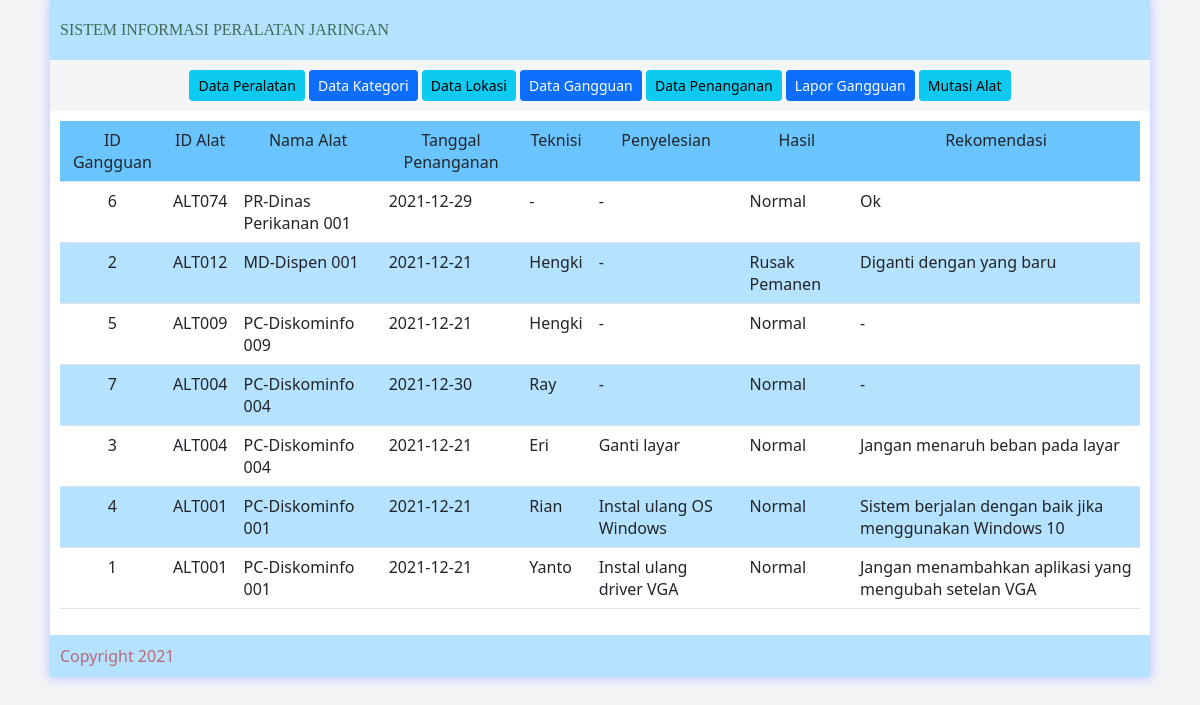
/penanganan, run on the app's committed database.
### tables this page shows
CREATE TABLE `tblpenanganan` (
  `id_penanganan` int(20) NOT NULL,
  `id_gangguan` char(20) NOT NULL,
  `tgl_penanganan` date NOT NULL,
  `teknisi` varchar(100) NOT NULL,
  `penyelesaian` text NOT NULL,
  `hasil` text NOT NULL,
  `rekomendasi` text NOT NULL
);

CREATE TABLE `tblgangguan` (
  `id_gangguan` int(20) NOT NULL,
  `id_alat` char(20) NOT NULL,
  `tgl_gangguan` date NOT NULL,
  `ciri` text NOT NULL,
  `deskripsi_gangguan` text NOT NULL,
  `status` char(20) NOT NULL
);

CREATE TABLE `tblalat` (
  `id_alat` char(20) NOT NULL,
  `id_kategori` char(20) NOT NULL,
  `id_lokasi` char(20) NOT NULL,
  `nama_peralatan` varchar(200) NOT NULL,
  `tahun_beli` date NOT NULL,
  `desc_alat` text NOT NULL,
  `jlh_port` text NOT NULL,
  `nama_wifi` varchar(200) NOT NULL,
  `pass_wifi` text NOT NULL,
  `frek_alat` text NOT NULL,
  `l_frek_alat` varchar(50) NOT NULL,
  `k_ram` text NOT NULL,
  `k_hardisk` text NOT NULL,
  `t_processor` text NOT NULL,
  `status_alat` char(20) NOT NULL
);

### view_data/penanganan.php (the view, shortened to what this page needs)
<?php
	$sql = mysqli_query($dblink,"SELECT * from tblpenanganan,tblalat,tblgangguan
		where tblpenanganan.id_gangguan = tblgangguan.id_gangguan and tblgangguan.id_alat = tblalat.id_alat
		order by tblalat.id_alat desc,tblpenanganan.id_penanganan desc");
		echo"<div class='table-responsive'><table class='table table-hover'>
			<tr bgcolor=#6ac5fe>
				<td align='center'>ID Gangguan</td>
				<td align='center'>ID Alat</td>
				<td align='center'>Nama Alat</td>
				<td align='center'>Tanggal Penanganan</td>
				<td align='center'>Teknisi</td>
				<td align='center'>Penyelesian</td>
				<td align='center'>Hasil</td>
				<td align='center'>Rekomendasi</td>";
	echo"		</tr>";
		$i =0;
		while ($r=mysqli_fetch_array($sql,MYSQLI_ASSOC)){
  		$i++ ;
			if(($i % 2)==0)
				$bg="#b5e2ff" ;
			else
				$bg= "#fff";
			$xidg = isset($r['id_gangguan']) ? $r['id_gangguan'] : '';
			$xtgl = isset($r['tgl_penanganan']) ? $r['tgl_penanganan'] : '';
			$xtek = isset($r['teknisi']) ? $r['teknisi'] : '';
			$xpeny = isset($r['penyelesaian']) ? $r['penyelesaian'] : '';
			$xhasil = isset($r['hasil']) ? $r['hasil'] : '';
			$xrekom = isset($r['rekomendasi']) ? $r['rekomendasi'] : '';
			$xida = isset($r['id_alat']) ? $r['id_alat'] : '';
			$xnma = isset($r['nama_peralatan']) ? $r['nama_peralatan'] : '';
		echo"<tr bgcolor=$bg>
				<td align='center'>$xidg</td>
				<td>$xida</td>
				<td>$xnma</td>
				<td>$xtgl</td>
				<td>$xtek</td>
				<td>$xpeny</td>
				<td>$xhasil</td>
				<td>$xrekom</td>";
	echo"		</tr>";
		}
		echo"</table>";
?>

### view_data/style/style.css (style rules this page uses)
.bgbody { background-color:#f1f3f5; }

### data on the page
tblpenanganan: id_gangguan.id_gangguan "6", id_gangguan.id_alat "ALT074", tblalat.nama_peralatan "PR-Dinas Perikanan 001", tgl_penanganan "2021-12-29", teknisi "-", penyelesaian "-", hasil "Normal", rekomendasi "Ok"
tblpenanganan: id_gangguan.id_gangguan "2", id_gangguan.id_alat "ALT012", tblalat.nama_peralatan "MD-Dispen 001", tgl_penanganan "2021-12-21", teknisi "Hengki", penyelesaian "-", hasil "Rusak Pemanen", rekomendasi "Diganti dengan yang baru"
tblpenanganan: id_gangguan.id_gangguan "5", id_gangguan.id_alat "ALT009", tblalat.nama_peralatan "PC-Diskominfo 009", tgl_penanganan "2021-12-21", teknisi "Hengki", penyelesaian "-", hasil "Normal", rekomendasi "-"
tblpenanganan: id_gangguan.id_gangguan "7", id_gangguan.id_alat "ALT004", tblalat.nama_peralatan "PC-Diskominfo 004", tgl_penanganan "2021-12-30", teknisi "Ray", penyelesaian "-", hasil "Normal", rekomendasi "-"
tblpenanganan: id_gangguan.id_gangguan "3", id_gangguan.id_alat "ALT004", tblalat.nama_peralatan "PC-Diskominfo 004", tgl_penanganan "2021-12-21", teknisi "Eri", penyelesaian "Ganti layar", hasil "Normal", rekomendasi "Jangan menaruh beban pada layar"
tblpenanganan: id_gangguan.id_gangguan "4", id_gangguan.id_alat "ALT001", tblalat.nama_peralatan "PC-Diskominfo 001", tgl_penanganan "2021-12-21", teknisi "Rian", penyelesaian "Instal ulang OS Windows", hasil "Normal", rekomendasi "Sistem berjalan dengan baik jika menggunakan Windows 10"
tblpenanganan: id_gangguan.id_gangguan "1", id_gangguan.id_alat "ALT001", tblalat.nama_peralatan "PC-Diskominfo 001", tgl_penanganan "2021-12-21", teknisi "Yanto", penyelesaian "Instal ulang driver VGA", hasil "Normal", rekomendasi "Jangan menambahkan aplikasi yang mengubah setelan VGA"
